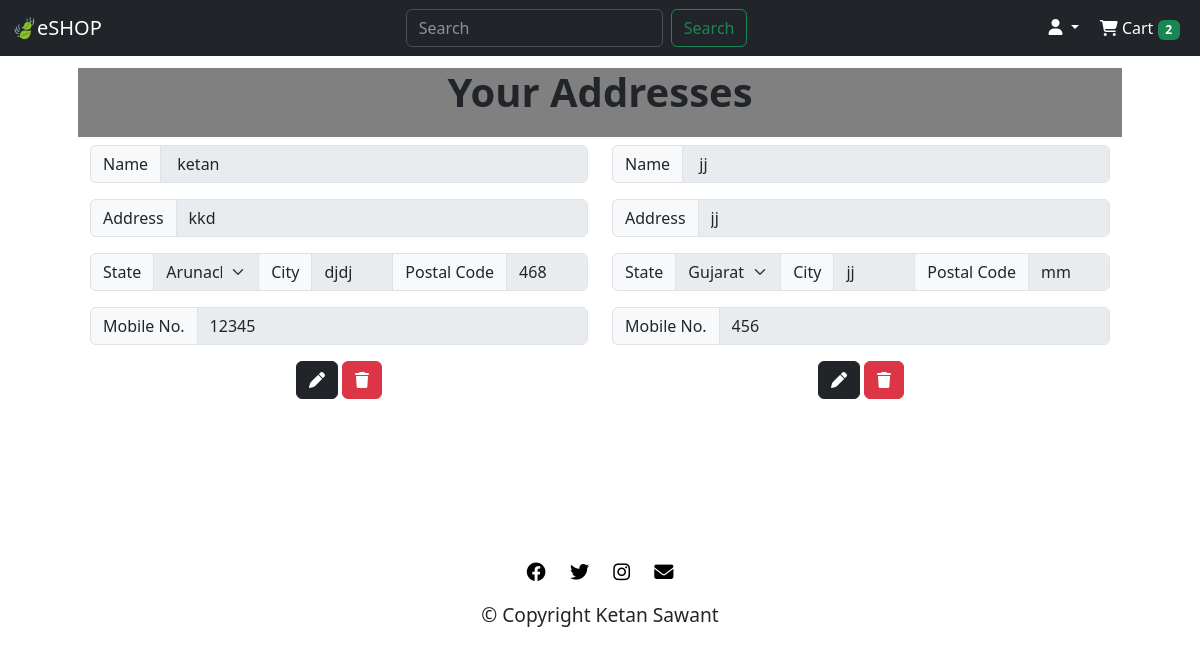
Page /user_address/1 (signed in) on the committed database.
### accounts/models.py (models this page shows)
class Address(models.Model):
    user = models.ForeignKey(User, on_delete=models.CASCADE)
    name = models.CharField(max_length=100)
    address = models.TextField()
    state = models.CharField(max_length=100)
    city = models.CharField(max_length=100)
    postal_code = models.CharField(max_length=100, default="")
    mobile = models.IntegerField()

### accounts/views.py (the view)
# urls.py: path('user_address/<int:user>', views.user_address, name='user_address'),
def user_address(request, user):
    data = None
    full = 2
    the_user = list(Address.objects.filter(user_id = user))
    if len(the_user)<2:
        full = None
    if the_user:
        data = {
            "address": the_user,
            "full": full,
        }
    return render(request, 'templates/accounts/user_address.html', data)

### accounts/models.py (called while the page is built)
def get_cart_count(self):
    return CartProduct.objects.filter(cart__is_paid=False, cart__user=self)

### templates/accounts/user_address.html (shortened to what this page needs)
{% extends 'base.html' %}
{% block css %}
<link rel="stylesheet" href="/static/accounts/styles.css">
{% endblock css %}
{% block content %}
<div class="address container">
  {% if address %}
  <div class="row">
    <h1>Your Addresses</h1>
    {% for i in address %}
    <div class="col">
      <div class="input-group mb-3">
        <span class="input-group-text" id="basic-addon1">Name</span>
        <input name="name" type="text" class="form-control" placeholder="Username" value="{{ i.name }}" aria-label="Username" aria-describedby="basic-addon1" required disabled>
      </div>
      <div class="input-group mb-3">
        <span class="input-group-text" id="basic-addon4">Address</span>
        <input name="address" type="textarea" class="form-control" placeholder="Address" aria-label="address" value="{{ i.address }}" aria-describedby="basic-addon1" required disabled>
      </div>
      <div class="input-group mb-3">
        <span class="input-group-text" id="basic-addon4">State</span>
        <select name="state" class="form-select" aria-label="Default select example" required disabled>
          <option selected>{{ i.state }}</option>
        </select>
        <span class="input-group-text">City</span>
        <input name="city" type="text" class="form-control" placeholder="City" value="{{ i.city  }}" aria-label="city" required disabled>
        <span class="input-group-text">Postal Code</span>
        <input name="postal_code" type="text" class="form-control" placeholder="Postal Code" value="{{ i.postal_code }}" aria-label="city" required disabled>
      </div>
      <div class="input-group mb-3">
        <span class="input-group-text" id="basic-addon1">Mobile No.</span>
        <input name="mobile_no" type="tel" class="form-control" placeholder="Mobile No." value="{{ i.mobile }}" required disabled>
      </div>
      <a class="btn btn-dark" href="{% url 'edit_address' address=i.id %}"><i class="fa-sharp fa-solid fa-pen"></i></a>
      <button type="button" class="btn btn-danger" data-bs-toggle="modal" data-bs-target="#{{ i.id }}">
        <i class="fa-solid fa-trash"></i>
      </button>
    </div>
    {% endfor %}
  </div>
  {% endif %}
  {% endblock content %}

### templates/base.html (shortened to what this page needs)
<!DOCTYPE html>
<html lang="en" dir="ltr">
<head>
  <link href="https://cdn.jsdelivr.net/npm/bootstrap@5.3.0-alpha3/dist/css/bootstrap.min.css" rel="stylesheet">
  <link rel="stylesheet" href="https://cdnjs.cloudflare.com/ajax/libs/font-awesome/6.4.0/css/all.min.css">
  {% block css %}{% endblock css %}
</head>
<body>
  <nav class="navbar sticky-top navbar-expand-lg bg-dark" data-bs-theme="dark">
    <div class="container-fluid">
      <div class="collapse navbar-collapse" id="navbarTogglerDemo01">
        <a class="navbar-brand" href="{% url 'home' %}">🍃eSHOP</a>
        <form class="d-flex ms-auto" role="search">
          <input class="form-control me-2" type="search" placeholder="Search" aria-label="Search">
          <button class="btn btn-outline-success" type="submit">Search</button>
        </form>
        <ul class="navbar-nav ms-auto mb-2 mb-lg-0">
          <div class="dropdown">
            {% if user.is_authenticated %}
            <a class="btn btn-dark dropdown-toggle" href="#" role="button" data-bs-toggle="dropdown" aria-expanded="false">
              <i class="fa-solid fa-user"></i> {{ user.first_name }}
            </a>
            {% endif %}
          </div>
          {% if user.is_authenticated %}
          <li class="nav-item">
            <a class="nav-link active" aria-current="page" href="{% url 'cart' %}"><i class="fa-solid fa-cart-shopping"></i> Cart <span class="badge text-bg-success">{{ user.get_cart_count | length }}</span></a>
          </li>
          {% else %}
          <li class="nav-item">
            <a class="nav-link active" aria-current="page" href="{% url 'login' %}"><i class="fa-solid fa-cart-shopping"></i> Cart <span class="badge text-bg-success">{{ user.get_cart_count | length }}</span></a>
          </li>
          {% endif %}
        </ul>
      </div>
    </div>
  </nav>
  {% block content %}
  {% endblock content %}
  <footer id="footer">
    <a class="social" href="https://www.facebook.com/ketan.sawant.7545"><i class="social-icon fa-brands fa-facebook"></i></a>
    <a class="social" href="https://twitter.com/KetanSa64285133"><i class="social-icon fa-brands fa-twitter"></i></a>
    <a class="social" href="https://www.instagram.com/ketansawant692/"><i class="social-icon fa-brands fa-instagram"></i></a>
    <a class="social" href="mailto:ketansawant76@gmail.com"><i class="social-icon fa-solid fa-envelope"></i></a>
    <p class="social-icon">© Copyright {{ date }} Ketan Sawant</p>
  </footer>
</body>
</html>

### static/accounts/styles.css (style rules this page uses)
footer { margin-top: 15%; text-align: center; }
.social-icon { padding: 10px; font-size: 1.2rem; }
.social { text-decoration: none; color: black; }
.container { margin-top: 1%; padding: 0 24%; text-align: center; }
h1 { padding-bottom: 2%; background-color: grey; font-weight: bold; }
.address { padding: 0 5%; }

### rows in the picture
Address: name "ketan", address "kkd", state "Arunachal Pradesh", city "djdj", postal_code "468", mobile_no "12345"
Address: name "jj", address "jj", state "Gujarat", city "jj", postal_code "mm", mobile_no "456"

### other values in the picture
{{ user.get_cart_count | length }} "2"
